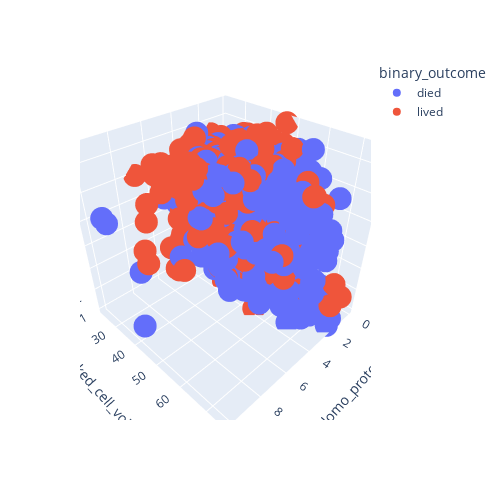

The code cell stored with this chart in its notebook:
### Code cell
fig = px.scatter_3d(train_df, x=x, y=y, z=z, color='binary_outcome', height= 500, width= 500)
fig.show()

### Figure 1 — Plotly figure (JSON) as saved in the notebook; plotly's stock layout.template omitted (floating-point values rounded to 4 significant figures; data arrays with more than 128 entries replaced by an {"elided": "..."} marker saying what was removed)
{"data": [{"hovertemplate": "binary_outcome=died<br>abdomo_protein=%{x}<br>packed_cell_volume=%{y}<br>nasogastric_reflux_ph=%{z}<extra></extra>", "legendgroup": "died", "marker": {"color": "#636efa", "symbol": "circle"}, "mode": "markers", "name": "died", "scene": "scene", "showlegend": true, "type": "scatter3d", "x": {"elided": "661 float values"}, "y": {"elided": "661 float values"}, "z": {"elided": "661 float values"}}, {"hovertemplate": "binary_outcome=lived<br>abdomo_protein=%{x}<br>packed_cell_volume=%{y}<br>nasogastric_reflux_ph=%{z}<extra></extra>", "legendgroup": "lived", "marker": {"color": "#EF553B", "symbol": "circle"}, "mode": "markers", "name": "lived", "scene": "scene", "showlegend": true, "type": "scatter3d", "x": {"elided": "574 float values"}, "y": {"elided": "574 float values"}, "z": {"elided": "574 float values"}}], "layout": {"height": 500, "legend": {"title": {"text": "binary_outcome"}, "tracegroupgap": 0}, "margin": {"t": 60}, "scene": {"domain": {"x": [0, 1], "y": [0, 1]}, "xaxis": {"title": {"text": "abdomo_protein"}}, "yaxis": {"title": {"text": "packed_cell_volume"}}, "zaxis": {"title": {"text": "nasogastric_reflux_ph"}}}, "width": 500}}
